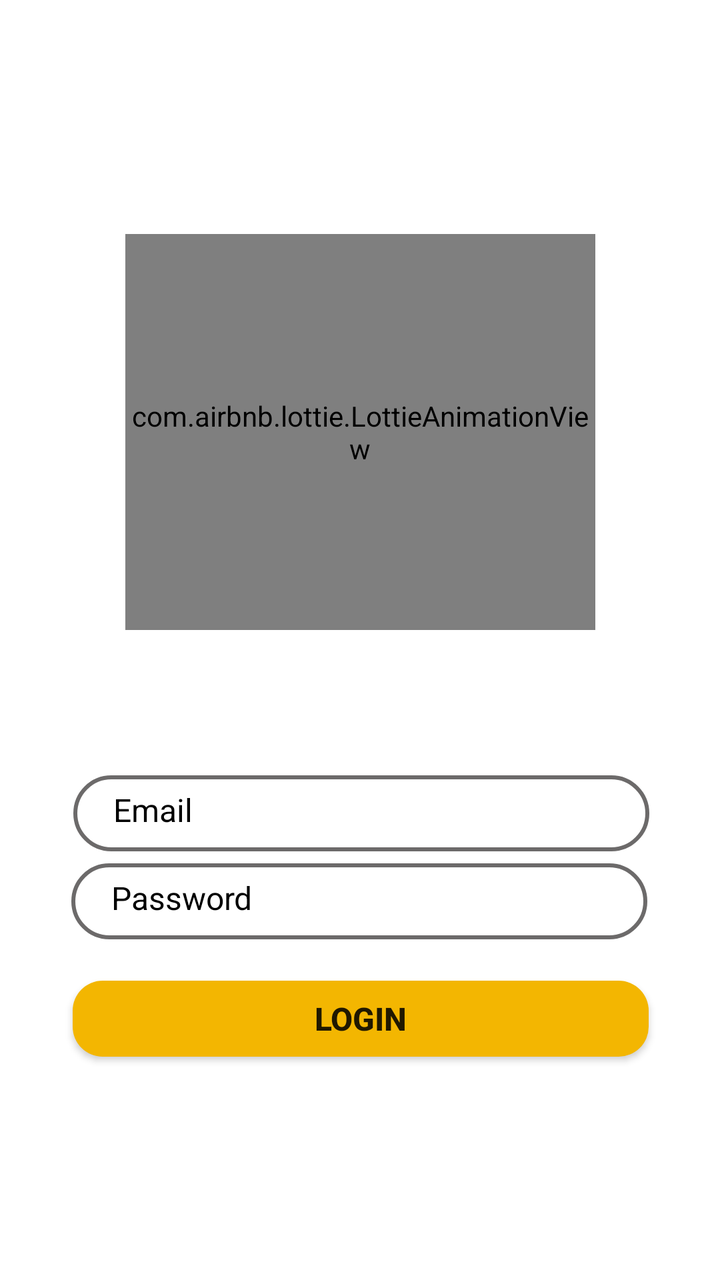
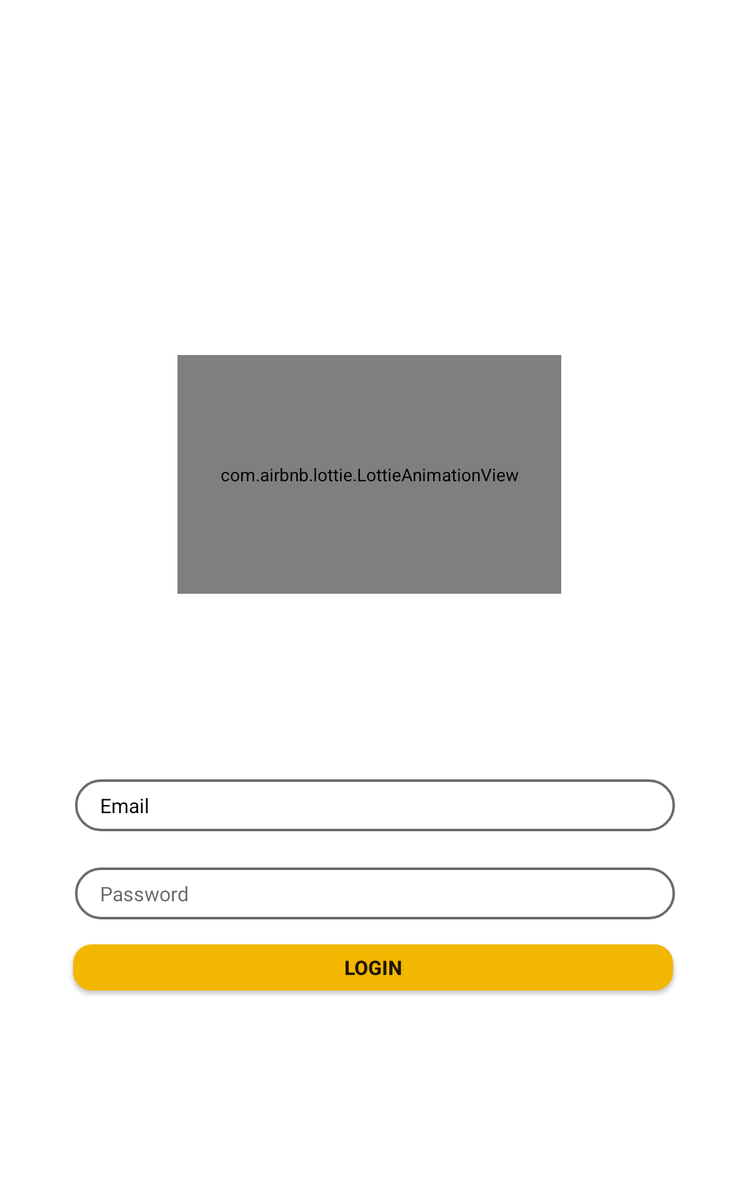

An Android layout and its configuration variant, each rendered on a device that would load it. The default file and the variant file are quoted in full after the pictures.
<!-- AndroidManifest.xml: application theme Theme.Chashma99com -->
<!-- res/layout/fragment_loginn.xml -->
<?xml version="1.0" encoding="utf-8"?>
<androidx.constraintlayout.widget.ConstraintLayout xmlns:android="http://schemas.android.com/apk/res/android"
    xmlns:app="http://schemas.android.com/apk/res-auto"
    xmlns:tools="http://schemas.android.com/tools"
    android:layout_width="match_parent"
    android:layout_height="match_parent"
    tools:context=".fragment.LoginnFragment">

    <com.airbnb.lottie.LottieAnimationView
        android:id="@+id/animation_view"
        android:layout_width="235dp"
        android:layout_height="198dp"
        app:layout_constraintBottom_toBottomOf="parent"
        app:layout_constraintEnd_toEndOf="parent"
        app:layout_constraintStart_toStartOf="parent"
        app:layout_constraintTop_toTopOf="parent"
        app:layout_constraintVertical_bias="0.265"
        app:lottie_autoPlay="true"
        app:lottie_loop="true"
        app:lottie_rawRes="@raw/logimnn" />

    <EditText
        android:id="@+id/editText"
        android:layout_width="0dp"
        android:layout_height="38dp"
        android:background="@drawable/edittext_eg"
        android:hint="Email"
        android:paddingLeft="20dp"
        android:paddingTop="10dp"
        android:paddingBottom="10dp"
        android:textColor="@color/black"
        android:textColorHint="@color/black"
        android:textSize="16dp"
        app:layout_constraintBottom_toBottomOf="parent"
        app:layout_constraintEnd_toEndOf="parent"
        app:layout_constraintHorizontal_bias="0.511"
        app:layout_constraintStart_toStartOf="parent"
        app:layout_constraintTop_toTopOf="parent"
        app:layout_constraintVertical_bias="0.644"
        app:layout_constraintWidth_percent=".8" />

    <EditText
        android:id="@+id/editText2"
        android:layout_width="0dp"
        android:layout_height="38dp"
        android:background="@drawable/edittext_eg"
        android:hint="Password"
        android:paddingLeft="20dp"
        android:paddingTop="10dp"
        android:paddingBottom="10dp"
        android:textColor="@color/black"
        android:textColorHint="@color/black"
        android:textSize="16dp"
        app:layout_constraintBottom_toBottomOf="parent"
        app:layout_constraintEnd_toEndOf="parent"
        app:layout_constraintHorizontal_bias="0.494"
        app:layout_constraintStart_toStartOf="parent"
        app:layout_constraintTop_toBottomOf="@+id/editText"
        app:layout_constraintVertical_bias="0.034"
        app:layout_constraintWidth_percent=".8" />

    <androidx.appcompat.widget.AppCompatButton
        android:id="@+id/buttoNn"
        android:layout_width="0dp"
        android:layout_height="38dp"
        android:layout_marginTop="20dp"
        android:background="@drawable/button_bb"
        android:backgroundTint="@color/orangee"
        android:text="Login"
        android:textSize="16sp"
        android:textStyle="bold"
        app:layout_constraintBottom_toBottomOf="parent"
        app:layout_constraintEnd_toEndOf="parent"
        app:layout_constraintHorizontal_bias="0.505"
        app:layout_constraintStart_toStartOf="parent"
        app:layout_constraintTop_toBottomOf="@+id/editText2"
        app:layout_constraintVertical_bias="0.005"
        app:layout_constraintWidth_percent=".8" />

</androidx.constraintlayout.widget.ConstraintLayout>
<!-- resources referenced by this layout -->
<resources>
  <color name="black">#FF000000</color>
  <color name="orangee">#F3B601</color>
  <!-- drawable button_bb (drawable) -->
  <?xml version="1.0" encoding="utf-8"?>
  <shape xmlns:android="http://schemas.android.com/apk/res/android">
      <corners android:radius="15dp" />
      <solid android:color="@color/orangee" />
  </shape>
  <!-- drawable edittext_eg (drawable) -->
  <?xml version="1.0" encoding="utf-8"?>
  <shape xmlns:android="http://schemas.android.com/apk/res/android">
  
      <corners android:radius="20dp" />
  
      <stroke android:width="2dp"
          android:color="#6C6A6A" />
  </shape>
  <style name="Theme.Chashma99com" parent="Theme.MaterialComponents.DayNight.NoActionBar">
          
          <item name="colorPrimary">@color/purple_500</item>
          <item name="colorPrimaryVariant">@color/purple_700</item>
          <item name="colorOnPrimary">@color/white</item>
          
          <item name="colorSecondary">@color/teal_200</item>
          <item name="colorSecondaryVariant">@color/teal_700</item>
          <item name="colorOnSecondary">@color/black</item>
          
          <item name="android:statusBarColor">@color/black</item>
          
      </style>
  <color name="purple_500">#FF6200EE</color>
  <color name="purple_700">#FF3700B3</color>
  <color name="white">#FFFFFFFF</color>
  <color name="teal_200">#FF03DAC5</color>
  <color name="teal_700">#FF018786</color>
</resources>
<!-- res/layout-large/fragment_loginn.xml (the repository's variant of the layout above) -->
<!-- drawn on a 7-inch tablet held upright -->
<?xml version="1.0" encoding="utf-8"?>
<androidx.constraintlayout.widget.ConstraintLayout xmlns:android="http://schemas.android.com/apk/res/android"
    xmlns:app="http://schemas.android.com/apk/res-auto"
    xmlns:tools="http://schemas.android.com/tools"
    android:layout_width="match_parent"
    android:layout_height="match_parent"
    tools:context=".fragment.LoginnFragment">

    <com.airbnb.lottie.LottieAnimationView
        android:id="@+id/animation_view"
        android:layout_width="307dp"
        android:layout_height="191dp"
        android:layout_marginTop="284dp"
        app:layout_constraintEnd_toEndOf="parent"
        app:layout_constraintHorizontal_bias="0.484"
        app:layout_constraintStart_toStartOf="parent"
        app:layout_constraintTop_toTopOf="parent"
        app:lottie_autoPlay="true"
        app:lottie_loop="true"
        app:lottie_rawRes="@raw/logimnn" />

    <EditText
        android:id="@+id/editText"
        android:layout_width="0dp"
        android:layout_height="wrap_content"
        android:background="@drawable/edittext_eg"
        android:hint="Email"
        android:paddingLeft="20dp"
        android:paddingTop="10dp"
        android:textColor="@color/black"
        android:textColorHint="@color/black"
        android:paddingBottom="10dp"
        android:textSize="16dp"
        app:layout_constraintBottom_toBottomOf="parent"
        app:layout_constraintEnd_toEndOf="parent"
        app:layout_constraintStart_toStartOf="parent"
        app:layout_constraintTop_toTopOf="parent"
        app:layout_constraintVertical_bias="0.679"
        app:layout_constraintWidth_percent=".8" />

    <EditText
        android:id="@+id/editText2"
        android:layout_width="0dp"
        android:layout_height="wrap_content"
        android:background="@drawable/edittext_eg"
        android:hint="Password"
        android:paddingLeft="20dp"
        android:paddingTop="10dp"
        android:paddingBottom="10dp"
        android:textSize="16dp"
        app:layout_constraintBottom_toBottomOf="parent"
        app:layout_constraintEnd_toEndOf="parent"
        app:layout_constraintStart_toStartOf="parent"
        app:layout_constraintTop_toBottomOf="@+id/editText"
        app:layout_constraintVertical_bias="0.114"
        app:layout_constraintWidth_percent=".8" />

    <androidx.appcompat.widget.AppCompatButton
        android:id="@+id/buttoNn"
        android:layout_width="0dp"
        android:layout_height="37dp"
        android:layout_marginTop="20dp"
        android:background="@drawable/button_bb"
        android:backgroundTint="@color/orangee"
        android:text="Login"
        android:textSize="16sp"
        android:textStyle="bold"
        app:layout_constraintEnd_toEndOf="parent"
        app:layout_constraintHorizontal_bias="0.488"
        app:layout_constraintStart_toStartOf="parent"
        app:layout_constraintTop_toBottomOf="@+id/editText2"
        app:layout_constraintWidth_percent=".8" />

</androidx.constraintlayout.widget.ConstraintLayout>
